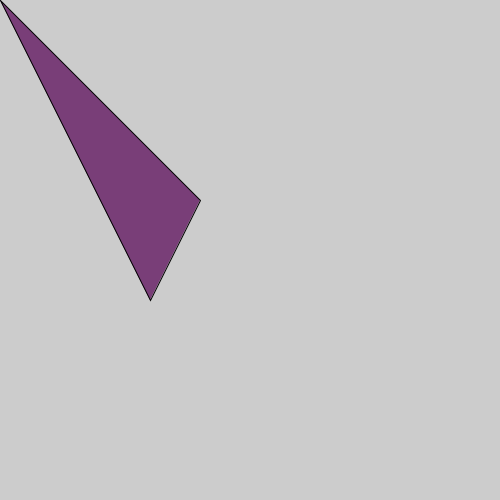
Frame 1 (no input)
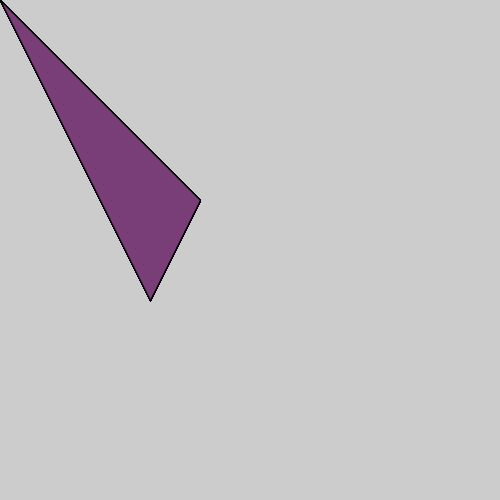
Frame 60 (the mouse pressed at the canvas centre just before this capture)
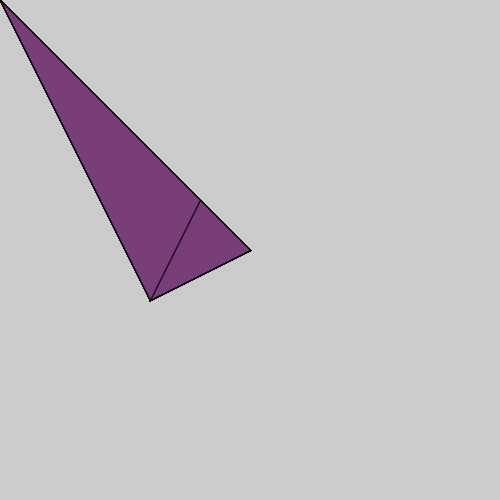
Frame 120 (the mouse held since frame 60 and released just before this capture)

The Processing sketch that drew these frames (run headless with seeded random() and noise(); from frame 60 on, the mouse is pressed at the canvas centre):

// Processing sketch: processing_35438
// ── processing_35438.pde

void setup()
{
size(500,500);
fill(121, 62, 120);
 
}
void draw()
{
triangle(mouseX,mouseY,200,200, 150, 300);
}

                
                
